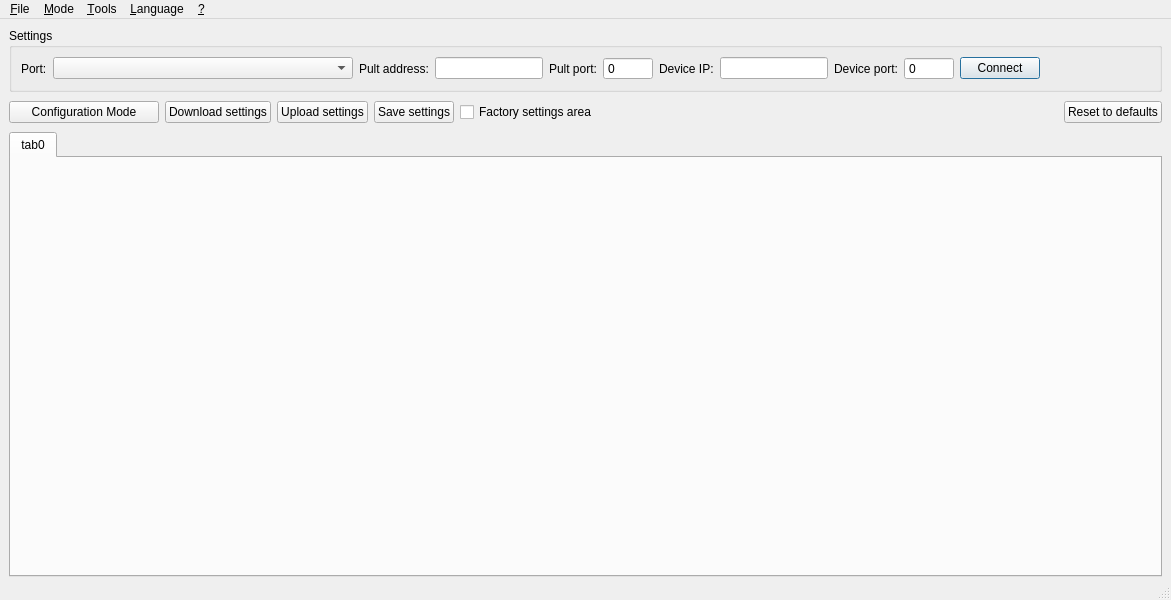
<?xml version="1.0" encoding="UTF-8"?>
<ui version="4.0">
 <class>MainWindow</class>
 <widget class="QMainWindow" name="MainWindow">
  <property name="geometry">
   <rect>
    <x>0</x>
    <y>0</y>
    <width>1171</width>
    <height>600</height>
   </rect>
  </property>
  <property name="windowTitle">
   <string>Simple ARMOR configurator</string>
  </property>
  <widget class="QWidget" name="centralwidget">
   <layout class="QGridLayout" name="gridLayout_3">
    <property name="sizeConstraint">
     <enum>QLayout::SetDefaultConstraint</enum>
    </property>
    <property name="bottomMargin">
     <number>1</number>
    </property>
    <item row="0" column="0">
     <widget class="QGroupBox" name="gbox_settings">
      <property name="title">
       <string>Settings</string>
      </property>
      <layout class="QHBoxLayout" name="horizontalLayout_3">
       <property name="sizeConstraint">
        <enum>QLayout::SetNoConstraint</enum>
       </property>
       <item>
        <widget class="QLabel" name="lbl_serial_ports">
         <property name="text">
          <string>Port:</string>
         </property>
        </widget>
       </item>
       <item>
        <widget class="QComboBox" name="cbox_serial_ports">
         <property name="minimumSize">
          <size>
           <width>300</width>
           <height>0</height>
          </size>
         </property>
        </widget>
       </item>
       <item>
        <widget class="QLabel" name="lbl_proxy_host">
         <property name="text">
          <string>Pult address:</string>
         </property>
        </widget>
       </item>
       <item>
        <widget class="QLineEdit" name="le_proxy_host">
         <property name="sizePolicy">
          <sizepolicy hsizetype="Fixed" vsizetype="Fixed">
           <horstretch>0</horstretch>
           <verstretch>0</verstretch>
          </sizepolicy>
         </property>
        </widget>
       </item>
       <item>
        <widget class="QLabel" name="lbl_proxy_port">
         <property name="text">
          <string>Pult port:</string>
         </property>
        </widget>
       </item>
       <item>
        <widget class="QSpinBox" name="sbox_proxy_port">
         <property name="sizePolicy">
          <sizepolicy hsizetype="Minimum" vsizetype="Fixed">
           <horstretch>0</horstretch>
           <verstretch>0</verstretch>
          </sizepolicy>
         </property>
         <property name="minimumSize">
          <size>
           <width>50</width>
           <height>0</height>
          </size>
         </property>
         <property name="frame">
          <bool>true</bool>
         </property>
         <property name="buttonSymbols">
          <enum>QAbstractSpinBox::NoButtons</enum>
         </property>
         <property name="accelerated">
          <bool>true</bool>
         </property>
         <property name="maximum">
          <number>65535</number>
         </property>
        </widget>
       </item>
       <item>
        <widget class="QLabel" name="lbl_device_ip">
         <property name="text">
          <string>Device IP:</string>
         </property>
        </widget>
       </item>
       <item>
        <widget class="QLineEdit" name="le_device_ip">
         <property name="sizePolicy">
          <sizepolicy hsizetype="Fixed" vsizetype="Fixed">
           <horstretch>0</horstretch>
           <verstretch>0</verstretch>
          </sizepolicy>
         </property>
        </widget>
       </item>
       <item>
        <widget class="QLabel" name="lbl_device_port">
         <property name="text">
          <string>Device port:</string>
         </property>
        </widget>
       </item>
       <item>
        <widget class="QSpinBox" name="sbox_device_port">
         <property name="sizePolicy">
          <sizepolicy hsizetype="Minimum" vsizetype="Fixed">
           <horstretch>0</horstretch>
           <verstretch>0</verstretch>
          </sizepolicy>
         </property>
         <property name="minimumSize">
          <size>
           <width>50</width>
           <height>0</height>
          </size>
         </property>
         <property name="frame">
          <bool>true</bool>
         </property>
         <property name="buttonSymbols">
          <enum>QAbstractSpinBox::NoButtons</enum>
         </property>
         <property name="accelerated">
          <bool>true</bool>
         </property>
         <property name="maximum">
          <number>65535</number>
         </property>
        </widget>
       </item>
       <item>
        <widget class="QPushButton" name="btn_connect">
         <property name="text">
          <string>Connect</string>
         </property>
         <property name="autoDefault">
          <bool>true</bool>
         </property>
         <property name="default">
          <bool>true</bool>
         </property>
        </widget>
       </item>
       <item>
        <spacer name="horizontalSpacer_6">
         <property name="orientation">
          <enum>Qt::Horizontal</enum>
         </property>
         <property name="sizeHint" stdset="0">
          <size>
           <width>1</width>
           <height>1</height>
          </size>
         </property>
        </spacer>
       </item>
      </layout>
     </widget>
    </item>
    <item row="1" column="0">
     <layout class="QGridLayout" name="gridLayout_2">
      <property name="sizeConstraint">
       <enum>QLayout::SetDefaultConstraint</enum>
      </property>
      <property name="topMargin">
       <number>3</number>
      </property>
      <property name="bottomMargin">
       <number>3</number>
      </property>
      <property name="spacing">
       <number>6</number>
      </property>
      <item row="0" column="0">
       <widget class="QPushButton" name="btn_ConfigurationMode">
        <property name="sizePolicy">
         <sizepolicy hsizetype="Preferred" vsizetype="Fixed">
          <horstretch>0</horstretch>
          <verstretch>0</verstretch>
         </sizepolicy>
        </property>
        <property name="minimumSize">
         <size>
          <width>150</width>
          <height>0</height>
         </size>
        </property>
        <property name="text">
         <string>Configuration Mode</string>
        </property>
        <property name="icon">
         <iconset resource="../resources/resources.qrc">
          <normaloff>:/icons/icons/configure_4286.png</normaloff>:/icons/icons/configure_4286.png</iconset>
        </property>
       </widget>
      </item>
      <item row="0" column="5">
       <spacer name="horizontalSpacer_3">
        <property name="orientation">
         <enum>Qt::Horizontal</enum>
        </property>
        <property name="sizeHint" stdset="0">
         <size>
          <width>10</width>
          <height>1</height>
         </size>
        </property>
       </spacer>
      </item>
      <item row="0" column="1">
       <widget class="QPushButton" name="btn_download">
        <property name="text">
         <string>Download settings</string>
        </property>
        <property name="icon">
         <iconset resource="../resources/resources.qrc">
          <normaloff>:/icons/icons/download_48x48.png</normaloff>:/icons/icons/download_48x48.png</iconset>
        </property>
       </widget>
      </item>
      <item row="0" column="6">
       <widget class="QPushButton" name="btn_reset_to_factory_defaults">
        <property name="text">
         <string>Reset to defaults</string>
        </property>
        <property name="icon">
         <iconset resource="../resources/resources.qrc">
          <normaloff>:/icons/icons/clear_6146.png</normaloff>:/icons/icons/clear_6146.png</iconset>
        </property>
       </widget>
      </item>
      <item row="0" column="2">
       <widget class="QPushButton" name="btn_upload">
        <property name="text">
         <string>Upload settings</string>
        </property>
        <property name="icon">
         <iconset resource="../resources/resources.qrc">
          <normaloff>:/icons/icons/upload_48x48.png</normaloff>:/icons/icons/upload_48x48.png</iconset>
        </property>
       </widget>
      </item>
      <item row="0" column="3">
       <widget class="QPushButton" name="btn_saveAndRestart">
        <property name="text">
         <string>Save settings</string>
        </property>
        <property name="icon">
         <iconset resource="../resources/resources.qrc">
          <normaloff>:/icons/icons/save.png</normaloff>:/icons/icons/save.png</iconset>
        </property>
       </widget>
      </item>
      <item row="0" column="4">
       <widget class="QCheckBox" name="checkBox_factory_area">
        <property name="text">
         <string>Factory settings area</string>
        </property>
       </widget>
      </item>
     </layout>
    </item>
    <item row="2" column="0">
     <widget class="QTabWidget" name="tabWidget">
      <property name="currentIndex">
       <number>0</number>
      </property>
      <widget class="QWidget" name="tab0">
       <property name="sizePolicy">
        <sizepolicy hsizetype="Expanding" vsizetype="Expanding">
         <horstretch>0</horstretch>
         <verstretch>0</verstretch>
        </sizepolicy>
       </property>
       <attribute name="title">
        <string>tab0</string>
       </attribute>
       <layout class="QVBoxLayout" name="verticalLayout_2">
        <property name="leftMargin">
         <number>2</number>
        </property>
        <property name="rightMargin">
         <number>2</number>
        </property>
       </layout>
      </widget>
     </widget>
    </item>
   </layout>
  </widget>
  <widget class="QStatusBar" name="statusbar"/>
  <widget class="QMenuBar" name="menuBar">
   <property name="geometry">
    <rect>
     <x>0</x>
     <y>0</y>
     <width>1171</width>
     <height>20</height>
    </rect>
   </property>
   <widget class="QMenu" name="menuFile">
    <property name="title">
     <string>&amp;File</string>
    </property>
    <addaction name="actionNew"/>
    <addaction name="separator"/>
    <addaction name="actionImport_settings"/>
    <addaction name="actionExport_settings"/>
    <addaction name="separator"/>
    <addaction name="actionQuit"/>
   </widget>
   <widget class="QMenu" name="menuHelp">
    <property name="title">
     <string>&amp;?</string>
    </property>
    <addaction name="actionHelp"/>
    <addaction name="actionAbout"/>
   </widget>
   <widget class="QMenu" name="menuMode">
    <property name="title">
     <string>&amp;Mode</string>
    </property>
    <addaction name="actionDirect_connection_RS_232"/>
    <addaction name="actionRemote_connection_LAN"/>
    <addaction name="actionBridged_connection_GSM_modem_simcom"/>
    <addaction name="separator"/>
    <addaction name="actionSimpleMode"/>
    <addaction name="actionAdvancedMode"/>
   </widget>
   <widget class="QMenu" name="menuTools">
    <property name="title">
     <string>&amp;Tools</string>
    </property>
    <addaction name="actionViewLog"/>
    <addaction name="actionCalibrate_ADC"/>
    <addaction name="actionFOTA_Uploader"/>
   </widget>
   <widget class="QMenu" name="menuLanguage">
    <property name="title">
     <string>&amp;Language</string>
    </property>
    <addaction name="actionEnglish"/>
    <addaction name="actionRussian"/>
   </widget>
   <addaction name="menuFile"/>
   <addaction name="menuMode"/>
   <addaction name="menuTools"/>
   <addaction name="menuLanguage"/>
   <addaction name="menuHelp"/>
  </widget>
  <action name="actionHelp">
   <property name="icon">
    <iconset resource="../resources/resources.qrc">
     <normaloff>:/icons/icons/Help_32x32.png</normaloff>:/icons/icons/Help_32x32.png</iconset>
   </property>
   <property name="text">
    <string>Help</string>
   </property>
   <property name="shortcut">
    <string>F1</string>
   </property>
  </action>
  <action name="actionAbout">
   <property name="icon">
    <iconset resource="../resources/resources.qrc">
     <normaloff>:/appicon.ico</normaloff>:/appicon.ico</iconset>
   </property>
   <property name="text">
    <string>About...</string>
   </property>
  </action>
  <action name="actionQuit">
   <property name="icon">
    <iconset resource="../resources/resources.qrc">
     <normaloff>:/icons/icons/exit.png</normaloff>:/icons/icons/exit.png</iconset>
   </property>
   <property name="text">
    <string>Quit</string>
   </property>
   <property name="shortcut">
    <string>Ctrl+Q</string>
   </property>
  </action>
  <action name="actionAdvancedMode">
   <property name="checkable">
    <bool>true</bool>
   </property>
   <property name="text">
    <string>Advanced mode</string>
   </property>
   <property name="shortcut">
    <string>Alt+A</string>
   </property>
  </action>
  <action name="actionSimpleMode">
   <property name="checkable">
    <bool>true</bool>
   </property>
   <property name="checked">
    <bool>false</bool>
   </property>
   <property name="text">
    <string>Simple mode</string>
   </property>
   <property name="shortcut">
    <string>Alt+S</string>
   </property>
  </action>
  <action name="actionDirect_connection_RS_232">
   <property name="checkable">
    <bool>true</bool>
   </property>
   <property name="checked">
    <bool>false</bool>
   </property>
   <property name="text">
    <string>Direct connection (RS-232)</string>
   </property>
   <property name="shortcut">
    <string>Ctrl+D</string>
   </property>
  </action>
  <action name="actionRemote_connection_LAN">
   <property name="checkable">
    <bool>true</bool>
   </property>
   <property name="enabled">
    <bool>true</bool>
   </property>
   <property name="text">
    <string>Remote connection (through pult)</string>
   </property>
   <property name="shortcut">
    <string>Ctrl+R</string>
   </property>
  </action>
  <action name="actionExport_settings">
   <property name="icon">
    <iconset resource="../resources/resources.qrc">
     <normaloff>:/icons/icons/export_4886.png</normaloff>:/icons/icons/export_4886.png</iconset>
   </property>
   <property name="text">
    <string>Export settings...</string>
   </property>
   <property name="shortcut">
    <string>Ctrl+S</string>
   </property>
  </action>
  <action name="actionImport_settings">
   <property name="icon">
    <iconset resource="../resources/resources.qrc">
     <normaloff>:/icons/icons/import_9486.png</normaloff>:/icons/icons/import_9486.png</iconset>
   </property>
   <property name="text">
    <string>Open settings...</string>
   </property>
   <property name="shortcut">
    <string>Ctrl+O</string>
   </property>
  </action>
  <action name="actionNew">
   <property name="icon">
    <iconset resource="../resources/resources.qrc">
     <normaloff>:/icons/icons/new.png</normaloff>:/icons/icons/new.png</iconset>
   </property>
   <property name="text">
    <string>New...</string>
   </property>
   <property name="shortcut">
    <string>Ctrl+N</string>
   </property>
  </action>
  <action name="actionOpen">
   <property name="icon">
    <iconset resource="../resources/resources.qrc">
     <normaloff>:/icons/icons/open_7772.png</normaloff>:/icons/icons/open_7772.png</iconset>
   </property>
   <property name="text">
    <string>Open...</string>
   </property>
   <property name="shortcut">
    <string>Ctrl+O</string>
   </property>
  </action>
  <action name="actionViewLog">
   <property name="icon">
    <iconset resource="../resources/resources.qrc">
     <normaloff>:/icons/icons/console.png</normaloff>:/icons/icons/console.png</iconset>
   </property>
   <property name="text">
    <string>View log...</string>
   </property>
   <property name="shortcut">
    <string>Ctrl+Shift+L</string>
   </property>
  </action>
  <action name="actionBridged_connection_GSM_modem_simcom">
   <property name="checkable">
    <bool>true</bool>
   </property>
   <property name="text">
    <string>Bridged connection (SIM-300)</string>
   </property>
   <property name="shortcut">
    <string>Ctrl+B</string>
   </property>
  </action>
  <action name="actionCalibrate_ADC">
   <property name="icon">
    <iconset resource="../resources/resources.qrc">
     <normaloff>:/icons/icons/battery.png</normaloff>:/icons/icons/battery.png</iconset>
   </property>
   <property name="text">
    <string>Calibrate battery charger...</string>
   </property>
   <property name="shortcut">
    <string>Ctrl+Shift+C</string>
   </property>
  </action>
  <action name="actionFOTA_Uploader">
   <property name="icon">
    <iconset resource="../resources/resources.qrc">
     <normaloff>:/icons/icons/firmware-update-icon.png</normaloff>:/icons/icons/firmware-update-icon.png</iconset>
   </property>
   <property name="text">
    <string>Update firmware...</string>
   </property>
   <property name="shortcut">
    <string>Ctrl+Shift+F</string>
   </property>
  </action>
  <action name="actionEnglish">
   <property name="checkable">
    <bool>true</bool>
   </property>
   <property name="text">
    <string>English</string>
   </property>
  </action>
  <action name="actionRussian">
   <property name="checkable">
    <bool>true</bool>
   </property>
   <property name="text">
    <string>Russian</string>
   </property>
  </action>
 </widget>
 <tabstops>
  <tabstop>cbox_serial_ports</tabstop>
  <tabstop>le_proxy_host</tabstop>
  <tabstop>sbox_proxy_port</tabstop>
  <tabstop>le_device_ip</tabstop>
  <tabstop>sbox_device_port</tabstop>
  <tabstop>btn_connect</tabstop>
  <tabstop>btn_ConfigurationMode</tabstop>
  <tabstop>btn_download</tabstop>
  <tabstop>btn_upload</tabstop>
  <tabstop>btn_saveAndRestart</tabstop>
  <tabstop>checkBox_factory_area</tabstop>
  <tabstop>btn_reset_to_factory_defaults</tabstop>
  <tabstop>tabWidget</tabstop>
 </tabstops>
 <resources>
  <include location="../resources/resources.qrc"/>
 </resources>
 <connections/>
</ui>
